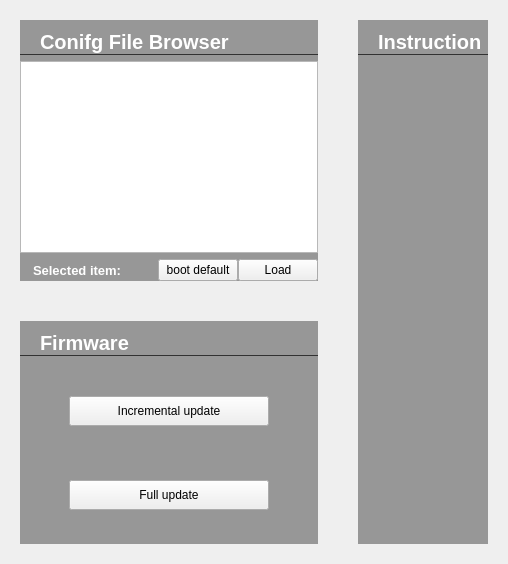
                  <widget class="QWidget" name="subtab_System">
                   <property name="styleSheet">
                    <string notr="true">#system_instruction,#system_firmware,#system_config
{	
	background-color: rgba(50, 50, 50, 120);
	margin:20px;
}
QLabel#system_configlabel,#system_instructionlabel,#system_firmwarelabel{color:white;
border-style:outset;
border-bottom-width:1px;
border-color:rgba(50,50,50,255);
font:bold 15pt Arial;
padding-left:15px;
margin-top:10px
}
#system_configuilabel,#system_configcurrentlabel,#system_firmwareNameLabel
{
	color:white;
border-color:rgba(50,50,50,255);
font:bold 10pt Arial;
padding-left:10px;
}
#system_firmwareProgressBar{
color:white;
font:bold 10pt Arial;
}</string>
                   </property>
                   <attribute name="title">
                    <string>System</string>
                   </attribute>
                   <layout class="QHBoxLayout" name="horizontalLayout_7" stretch="1,1">
                    <property name="spacing">
                     <number>0</number>
                    </property>
                    <property name="leftMargin">
                     <number>0</number>
                    </property>
                    <property name="topMargin">
                     <number>0</number>
                    </property>
                    <property name="rightMargin">
                     <number>0</number>
                    </property>
                    <property name="bottomMargin">
                     <number>0</number>
                    </property>
                    <item>
                     <layout class="QVBoxLayout" name="systemlayout" stretch="2,1">
                      <property name="spacing">
                       <number>0</number>
                      </property>
                      <item>
                       <widget class="QWidget" name="system_config" native="true">
                        <property name="styleSheet">
                         <string notr="true"/>
                        </property>
                        <layout class="QGridLayout" name="gridLayout_3">
                         <property name="leftMargin">
                          <number>20</number>
                         </property>
                         <property name="topMargin">
                          <number>20</number>
                         </property>
                         <property name="rightMargin">
                          <number>20</number>
                         </property>
                         <property name="bottomMargin">
                          <number>20</number>
                         </property>
                         <property name="horizontalSpacing">
                          <number>20</number>
                         </property>
                         <property name="verticalSpacing">
                          <number>6</number>
                         </property>
                         <item row="0" column="0">
                          <widget class="QLabel" name="system_configlabel">
                           <property name="styleSheet">
                            <string notr="true"/>
                           </property>
                           <property name="text">
                            <string>Conifg File Browser</string>
                           </property>
                          </widget>
                         </item>
                         <item row="2" column="0">
                          <layout class="QHBoxLayout" name="system_configlayout">
                           <item>
                            <widget class="QLabel" name="system_configuilabel">
                             <property name="sizePolicy">
                              <sizepolicy hsizetype="Fixed" vsizetype="Preferred">
                               <horstretch>0</horstretch>
                               <verstretch>0</verstretch>
                              </sizepolicy>
                             </property>
                             <property name="minimumSize">
                              <size>
                               <width>120</width>
                               <height>0</height>
                              </size>
                             </property>
                             <property name="maximumSize">
                              <size>
                               <width>120</width>
                               <height>16777215</height>
                              </size>
                             </property>
                             <property name="styleSheet">
                              <string notr="true"/>
                             </property>
                             <property name="text">
                              <string>Selected item:</string>
                             </property>
                            </widget>
                           </item>
                           <item>
                            <widget class="QLabel" name="system_configcurrentlabel">
                             <property name="sizePolicy">
                              <sizepolicy hsizetype="Expanding" vsizetype="Preferred">
                               <horstretch>0</horstretch>
                               <verstretch>0</verstretch>
                              </sizepolicy>
                             </property>
                             <property name="minimumSize">
                              <size>
                               <width>0</width>
                               <height>0</height>
                              </size>
                             </property>
                             <property name="maximumSize">
                              <size>
                               <width>16777215</width>
                               <height>16777215</height>
                              </size>
                             </property>
                             <property name="styleSheet">
                              <string notr="true"/>
                             </property>
                             <property name="text">
                              <string/>
                             </property>
                            </widget>
                           </item>
                           <item>
                            <widget class="QPushButton" name="system_configbootdefaultButton">
                             <property name="text">
                              <string>boot default</string>
                             </property>
                            </widget>
                           </item>
                           <item>
                            <widget class="QPushButton" name="system_configloadButton">
                             <property name="text">
                              <string>Load</string>
                             </property>
                            </widget>
                           </item>
                          </layout>
                         </item>
                         <item row="1" column="0">
                          <widget class="QTableWidget" name="system_configlist">
                           <property name="styleSheet">
                            <string notr="true"/>
                           </property>
                          </widget>
                         </item>
                        </layout>
                       </widget>
                      </item>
                      <item>
                       <widget class="QWidget" name="system_firmware" native="true">
                        <property name="styleSheet">
                         <string notr="true"/>
                        </property>
                        <layout class="QVBoxLayout" name="verticalLayout_4">
                         <property name="spacing">
                          <number>6</number>
                         </property>
                         <property name="leftMargin">
                          <number>20</number>
                         </property>
                         <property name="topMargin">
                          <number>20</number>
                         </property>
                         <property name="rightMargin">
                          <number>20</number>
                         </property>
                         <property name="bottomMargin">
                          <number>20</number>
                         </property>
                         <item>
                          <widget class="QLabel" name="system_firmwarelabel">
                           <property name="sizePolicy">
                            <sizepolicy hsizetype="Expanding" vsizetype="Fixed">
                             <horstretch>0</horstretch>
                             <verstretch>0</verstretch>
                            </sizepolicy>
                           </property>
                           <property name="styleSheet">
                            <string notr="true"/>
                           </property>
                           <property name="text">
                            <string>Firmware</string>
                           </property>
                          </widget>
                         </item>
                         <item>
                          <layout class="QGridLayout" name="system_firmwareupdatelayout">
                           <property name="verticalSpacing">
                            <number>20</number>
                           </property>
                           <item row="1" column="0">
                            <widget class="QPushButton" name="system_firmwareupdateButton">
                             <property name="sizePolicy">
                              <sizepolicy hsizetype="Fixed" vsizetype="Fixed">
                               <horstretch>0</horstretch>
                               <verstretch>0</verstretch>
                              </sizepolicy>
                             </property>
                             <property name="minimumSize">
                              <size>
                               <width>200</width>
                               <height>30</height>
                              </size>
                             </property>
                             <property name="maximumSize">
                              <size>
                               <width>200</width>
                               <height>30</height>
                              </size>
                             </property>
                             <property name="layoutDirection">
                              <enum>Qt::LeftToRight</enum>
                             </property>
                             <property name="text">
                              <string>Incremental update</string>
                             </property>
                            </widget>
                           </item>
                           <item row="5" column="0">
                            <widget class="QPushButton" name="system_firmwarefullupdateButton">
                             <property name="sizePolicy">
                              <sizepolicy hsizetype="Fixed" vsizetype="Fixed">
                               <horstretch>0</horstretch>
                               <verstretch>0</verstretch>
                              </sizepolicy>
                             </property>
                             <property name="minimumSize">
                              <size>
                               <width>200</width>
                               <height>30</height>
                              </size>
                             </property>
                             <property name="maximumSize">
                              <size>
                               <width>200</width>
                               <height>30</height>
                              </size>
                             </property>
                             <property name="text">
                              <string>Full update</string>
                             </property>
                            </widget>
                           </item>
                           <item row="0" column="0">
                            <widget class="QLabel" name="system_paddinglabel1">
                             <property name="text">
                              <string/>
                             </property>
                            </widget>
                           </item>
                           <item row="6" column="0">
                            <widget class="QLabel" name="system_paddinglabel2">
                             <property name="text">
                              <string/>
                             </property>
                            </widget>
                           </item>
                           <item row="2" column="0">
                            <layout class="QHBoxLayout" name="system_firmwareInfoLayout">
                             <property name="spacing">
                              <number>0</number>
                             </property>
                             <item>
                              <widget class="QLabel" name="system_firmwareStateLabel">
                               <property name="text">
                                <string/>
                               </property>
                              </widget>
                             </item>
                            </layout>
                           </item>
                          </layout>
                         </item>
                        </layout>
                       </widget>
                      </item>
                     </layout>
                    </item>
                    <item>
                     <widget class="QWidget" name="system_instruction" native="true">
                      <layout class="QVBoxLayout" name="verticalLayout_5">
                       <property name="spacing">
                        <number>0</number>
                       </property>
                       <property name="leftMargin">
                        <number>20</number>
                       </property>
                       <property name="topMargin">
                        <number>20</number>
                       </property>
                       <property name="rightMargin">
                        <number>20</number>
                       </property>
                       <property name="bottomMargin">
                        <number>20</number>
                       </property>
                       <item>
                        <widget class="QLabel" name="system_instructionlabel">
                         <property name="sizePolicy">
                          <sizepolicy hsizetype="Expanding" vsizetype="Fixed">
                           <horstretch>0</horstretch>
                           <verstretch>0</verstretch>
                          </sizepolicy>
                         </property>
                         <property name="styleSheet">
                          <string notr="true"/>
                         </property>
                         <property name="text">
                          <string>Instruction</string>
                         </property>
                        </widget>
                       </item>
                       <item>
                        <widget class="QLabel" name="system_paddinglabel3">
                         <property name="text">
                          <string/>
                         </property>
                        </widget>
                       </item>
                      </layout>
                     </widget>
                    </item>
                   </layout>
                  </widget>
